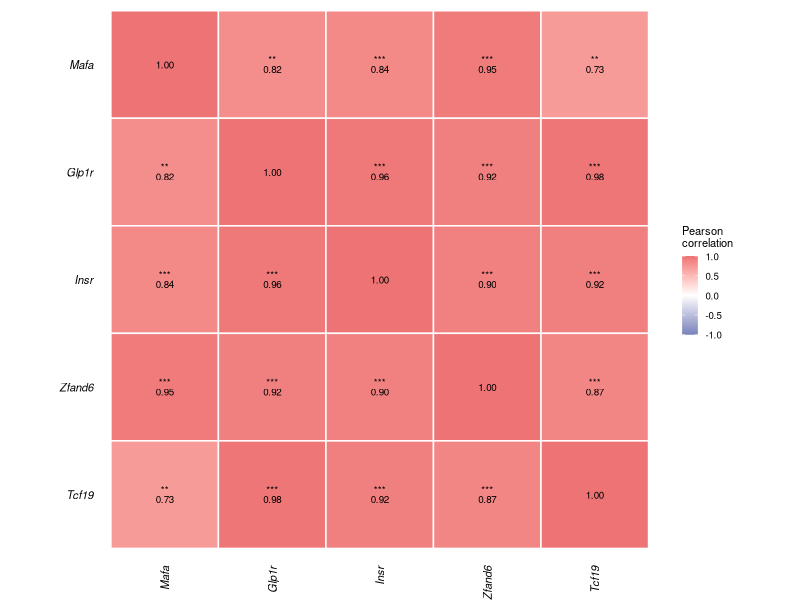

Here is the R script that generated this plot:
# ============================================================
# Large Intestine Gene Correlation Analysis - Fig_1g
# Pearson Correlation Matrix between Genes
# Diabetologia Journal Submission
# Five genes: Mafa, Glp1r, Insr, Zfand6, Tcf19
# Data: Relative gene expression across all groups
# ============================================================

# 0) Clear workspace and set working directory
rm(list = ls())
# Set the working directory to this script's own folder before running
# (e.g. in RStudio: Session > Set Working Directory > To Source File Location)

# 1) Load required libraries
library(ggplot2)
library(dplyr)
library(tidyr)
library(reshape2)
library(corrplot)
library(Hmisc)
library(scales)

# 2) Define genes for analysis
genes_fig1g <- c("Mafa", "Glp1r", "Insr", "Zfand6", "Tcf19")

# ============================================================
# 3) Import and prepare data
# ============================================================
cat("\n=== LOADING LARGE INTESTINE GENE EXPRESSION DATA ===\n")
dat_raw <- read.csv("Fig_1f_Data_LargeIntestine_GeneExpr.csv", stringsAsFactors = FALSE)

dat <- dat_raw %>%
  filter(Gene %in% genes_fig1g) %>%
  select(Group, Gene, Relative_expression) %>%
  filter(!is.na(Relative_expression))

dat$Relative_expression <- as.numeric(dat$Relative_expression)

cat("Total observations:", nrow(dat), "\n")
cat("Genes:", paste(genes_fig1g, collapse = ", "), "\n")
cat("\nSample sizes per gene:\n")
print(table(dat$Gene))

# ============================================================
# 4) Reshape data to wide format (samples × genes)
# ============================================================
cat("\n=== RESHAPING DATA FOR CORRELATION ANALYSIS ===\n")

dat <- dat %>%
  group_by(Gene, Group) %>%
  mutate(Sample_ID = paste(Group, row_number(), sep = "_")) %>%
  ungroup()

dat_wide <- dat %>%
  select(Sample_ID, Gene, Relative_expression) %>%
  pivot_wider(names_from = Gene, values_from = Relative_expression)

dat_matrix <- dat_wide %>%
  select(-Sample_ID) %>%
  select(all_of(genes_fig1g))

complete_samples <- sum(complete.cases(dat_matrix))
total_samples    <- nrow(dat_matrix)

cat("\nTotal samples:", total_samples, "\n")
cat("Complete cases (no NA):", complete_samples, "\n")

dat_matrix_complete <- dat_matrix[complete.cases(dat_matrix), ]

cat("Using", nrow(dat_matrix_complete), "complete samples for correlation analysis\n")

# ============================================================
# 5) Calculate Pearson correlation matrix with p-values
# ============================================================
cat("\n=== CALCULATING PEARSON CORRELATIONS ===\n")

cor_matrix <- cor(dat_matrix_complete, method = "pearson", use = "complete.obs")

cat("\nPearson correlation matrix:\n")
print(round(cor_matrix, 3))

cor_test <- rcorr(as.matrix(dat_matrix_complete), type = "pearson")

cor_r <- cor_test$r
cor_p <- cor_test$P
cor_n <- cor_test$n   # n per pair

cat("\nP-value matrix:\n")
print(round(cor_p, 4))

cat("\nSample size matrix (n per pair):\n")
print(cor_n)

# ============================================================
# 6) Prepare data for ggplot heatmap
# ============================================================
cat("\n=== PREPARING DATA FOR HEATMAP ===\n")

cor_melted <- melt(cor_r)
colnames(cor_melted) <- c("Gene1", "Gene2", "Correlation")

p_melted <- melt(cor_p)
colnames(p_melted) <- c("Gene1", "Gene2", "P_value")

n_melted <- melt(cor_n)
colnames(n_melted) <- c("Gene1", "Gene2", "N_pair")

plot_data <- cor_melted %>%
  left_join(p_melted, by = c("Gene1", "Gene2")) %>%
  left_join(n_melted, by = c("Gene1", "Gene2"))

plot_data <- plot_data %>%
  mutate(
    Signif = case_when(
      is.na(P_value)  ~ "",
      P_value < 0.001 ~ "***",
      P_value < 0.01  ~ "**",
      P_value < 0.05  ~ "*",
      TRUE            ~ "ns"
    ),
    Label = case_when(
      is.na(P_value) ~ sprintf("%.2f", Correlation),           # diagonal
      Signif == "ns" ~ sprintf("%.2f", Correlation),           # ns: r only
      TRUE           ~ sprintf("%s\n%.2f", Signif, Correlation) # sig: symbol on top
    )
  )

plot_data$Gene1 <- factor(plot_data$Gene1, levels = genes_fig1g)
plot_data$Gene2 <- factor(plot_data$Gene2, levels = rev(genes_fig1g))

cat("Heatmap data prepared\n")
cat("Range of correlations:", round(min(plot_data$Correlation), 3),
    "to", round(max(plot_data$Correlation), 3), "\n")

# ============================================================
# 7) Create correlation heatmap
# ============================================================
cat("\n=== GENERATING CORRELATION HEATMAP ===\n")

col_palette <- scale_fill_gradient2(
  low      = "#7883ba",
  mid      = "white",
  high     = "#ed7374",
  midpoint = 0,
  limits   = c(-1, 1),
  breaks   = seq(-1, 1, 0.5),
  name     = "Pearson\ncorrelation"
)

p_heatmap <- ggplot(plot_data, aes(x = Gene1, y = Gene2, fill = Correlation)) +
  geom_tile(color = "white", linewidth = 0.5) +
  geom_text(aes(label = Label), size = 2.5, color = "black", lineheight = 0.75) +
  col_palette +
  labs(x = NULL, y = NULL, title = NULL) +
  theme_classic() +
  theme(
    axis.text.x     = element_text(size = 8, colour = "black",
                                   angle = 90, hjust = 1, vjust = 0.5, face = "italic"),
    axis.text.y     = element_text(size = 8, colour = "black",
                                   angle = 0, hjust = 1, face = "italic"),
    axis.ticks      = element_blank(),
    axis.line       = element_blank(),
    legend.title    = element_text(size = 8),
    legend.text     = element_text(size = 7),
    legend.key.size = unit(0.4, "cm"),
    legend.position = "right",
    plot.margin     = margin(0, 0, 0, 0, "mm")
  ) +
  coord_fixed()

print(p_heatmap)

# ============================================================
# 8) Save plot
# ============================================================
cat("\n=== SAVING PLOT FILES ===\n")

ggsave(
  filename = "Fig_1g_Correlation_Matrix.png",
  plot     = p_heatmap,
  scale    = 1, width = 7.5, height = 6,
  units    = "cm", dpi = 600, limitsize = FALSE
)

ggsave(
  filename = "Fig_1g_Correlation_Matrix.svg",
  plot     = p_heatmap,
  scale    = 1, width = 7.5, height = 6,
  units    = "cm", limitsize = FALSE
)

cat("✓ Plots saved\n")

# ============================================================
# 9) Export correlation tables
# ============================================================
cat("\n=== EXPORTING CORRELATION TABLES ===\n")

cor_export <- data.frame(Gene = rownames(cor_r), round(cor_r, 3))
p_export   <- data.frame(Gene = rownames(cor_p), round(cor_p, 4))
n_export   <- data.frame(Gene = rownames(cor_n), cor_n)

write.csv(cor_export, "Fig_1g_Correlation_Matrix.csv",    row.names = FALSE)
write.csv(p_export,   "Fig_1g_PValue_Matrix.csv",         row.names = FALSE)
write.csv(n_export,   "Fig_1g_N_Matrix.csv",              row.names = FALSE)

pairwise_cor <- plot_data %>%
  filter(as.character(Gene1) < as.character(Gene2)) %>%
  select(Gene1, Gene2, N_pair, Correlation, P_value, Signif) %>%
  arrange(desc(abs(Correlation)))

write.csv(pairwise_cor, "Fig_1g_Pairwise_Correlations.csv", row.names = FALSE)

cat("\nPairwise correlations (sorted by absolute value):\n")
print(as.data.frame(pairwise_cor))

# ============================================================
# 10) Summary statistics
# ============================================================
cat("\n", rep("=", 70), "\n", sep = "")
cat("CORRELATION ANALYSIS SUMMARY\n")
cat(rep("=", 70), "\n", sep = "")

cat("\nNumber of samples used:", nrow(dat_matrix_complete), "\n")
cat("Number of genes:", ncol(dat_matrix_complete), "\n")
cat("Correlation method: Pearson\n")

sig_correlations <- pairwise_cor %>%
  summarise(
    Total    = n(),
    Sig_p001 = sum(P_value < 0.001, na.rm = TRUE),
    Sig_p01  = sum(P_value < 0.01,  na.rm = TRUE),
    Sig_p05  = sum(P_value < 0.05,  na.rm = TRUE),
    NonSig   = sum(P_value >= 0.05, na.rm = TRUE)
  )

cat("\nSignificance summary (", nrow(pairwise_cor), " pairwise comparisons):\n", sep = "")
cat("  p < 0.001 (***): ", sig_correlations$Sig_p001, "\n", sep = "")
cat("  p < 0.01  (**):  ", sig_correlations$Sig_p01,  "\n", sep = "")
cat("  p < 0.05  (*):   ", sig_correlations$Sig_p05,  "\n", sep = "")
cat("  p ≥ 0.05  (ns):  ", sig_correlations$NonSig,   "\n", sep = "")

cat("\nStrongest positive correlation:\n")
print(as.data.frame(pairwise_cor %>% filter(Correlation == max(Correlation))))

cat("\nStrongest negative correlation:\n")
print(as.data.frame(pairwise_cor %>% filter(Correlation == min(Correlation))))

cat("\n", rep("=", 70), "\n", sep = "")
cat("FILES GENERATED\n")
cat(rep("=", 70), "\n", sep = "")
cat("Figures:\n")
cat("  - Fig_1g_Correlation_Matrix.png (600 dpi, 7.5×6 cm)\n")
cat("  - Fig_1g_Correlation_Matrix.svg (vector format)\n")
cat("\nData tables:\n")
cat("  - Fig_1g_Correlation_Matrix.csv    (correlation coefficients)\n")
cat("  - Fig_1g_PValue_Matrix.csv         (p-values)\n")
cat("  - Fig_1g_N_Matrix.csv              (n per pair)\n")
cat("  - Fig_1g_Pairwise_Correlations.csv (pairwise results with n)\n")
cat("\nInterpretation:\n")
cat("  • Blue  = negative correlation\n")
cat("  • White = no correlation (r = 0)\n")
cat("  • Red   = positive correlation\n")
cat("  • Significance: ***p<0.001, **p<0.01, *p<0.05, ns = not significant\n")
cat(rep("=", 70), "\n", sep = "")
